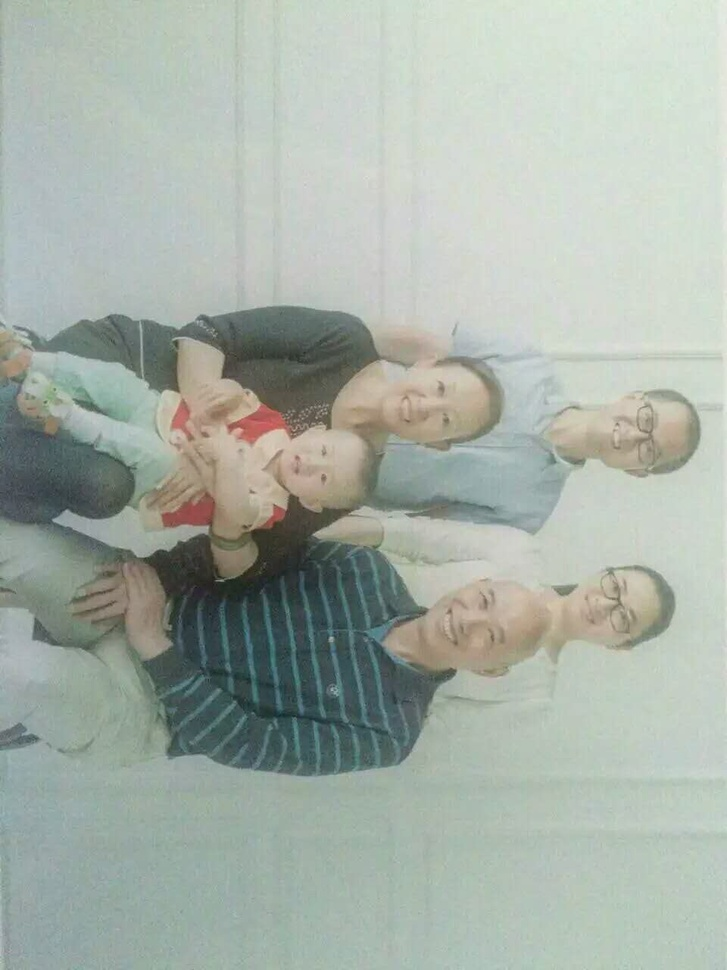
//> input picture img/imgs/1.jpg, 727 x 970 px, shrunk from 960 x 1280 before the run
$ ./main ../img/imgs/1.jpg   (built with g++ and OpenCV 4)
//> lines starting //> are read from the running program, lines starting //| are printed output that depends on the picture
#include "opencv2/highgui/highgui.hpp"
#include "opencv2/imgproc/imgproc.hpp"
#include <iostream>

using namespace cv;
using namespace std;

int main( int argc, const char** argv )
{
    Mat img = imread(argv[1], CV_LOAD_IMAGE_COLOR); //open and read the image
//> img is the input picture: 970 rows x 727 cols, CV_8UC3; mean B, G, R 167.7, 176.8, 167.2

    if (img.empty()) //if unsuccessful, exit the program
    {
        cout << "Image cannot be loaded..!!" << endl;
        return -1;
    }

    vector<Mat> channels;
    Mat img_hist_equalized;

    cvtColor(img, img_hist_equalized, CV_BGR2YCrCb); //change the color image from BGR to YCrCb format
//> img_hist_equalized: 970 rows x 727 cols, CV_8UC3; mean of channels 0, 1, 2 172.9, 123.9, 125.1

    split(img_hist_equalized,channels); //split the image into channels
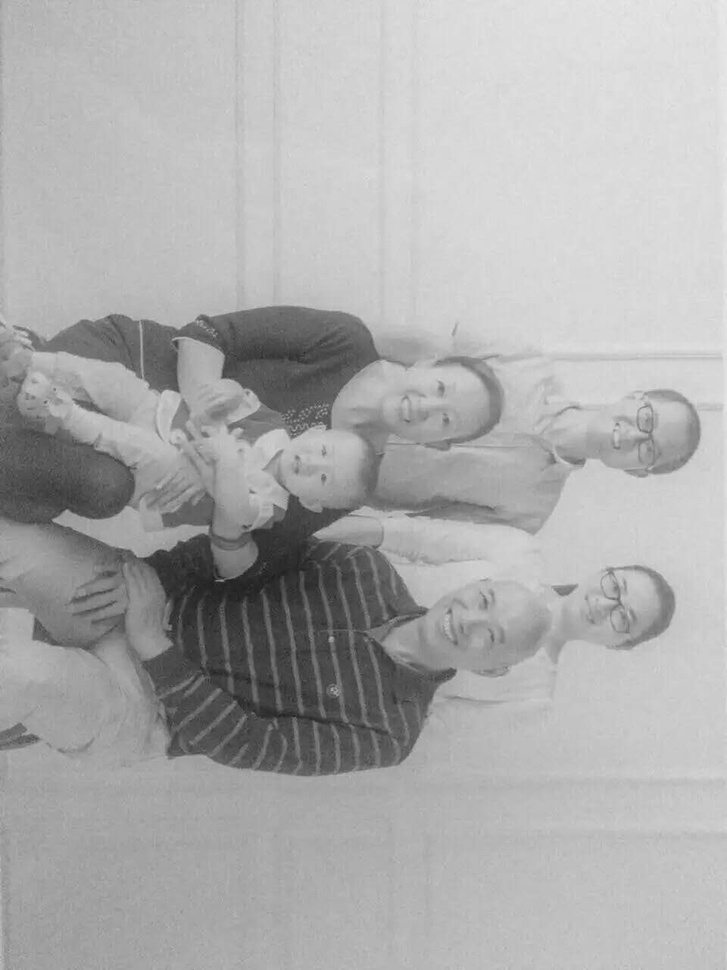
//> channels[0]: 970 rows x 727 cols, CV_8UC1; min 26, max 235, mean 172.9
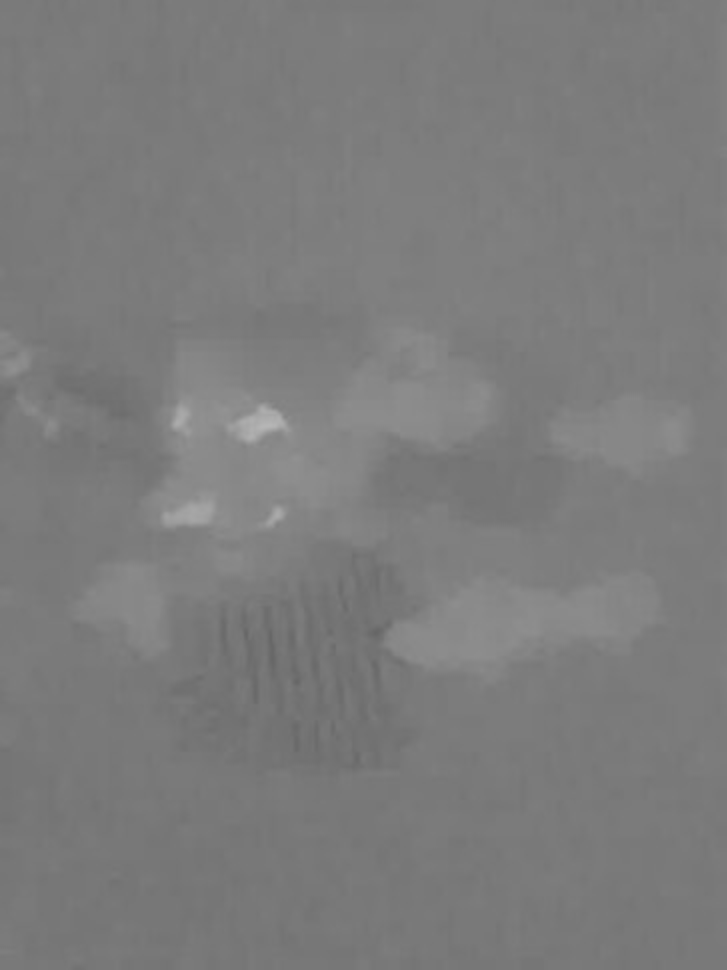
//> channels[1]: 970 rows x 727 cols, CV_8UC1; min 102, max 182, mean 123.9
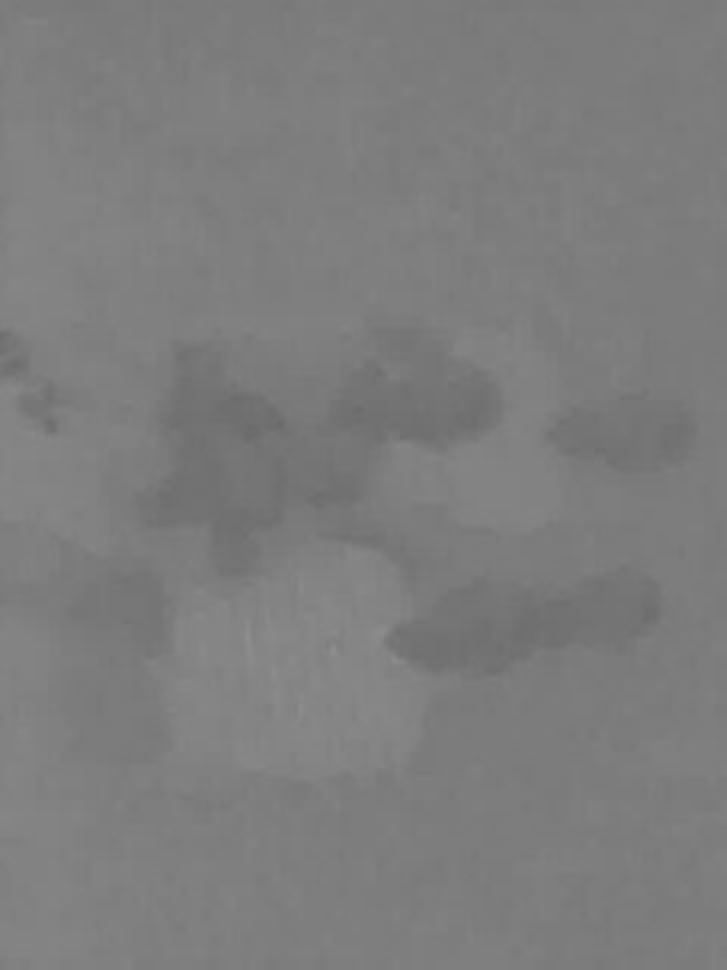
//> channels[2]: 970 rows x 727 cols, CV_8UC1; min 107, max 142, mean 125.1

    equalizeHist(channels[0], channels[0]); //equalize histogram on the 1st channel (Y)
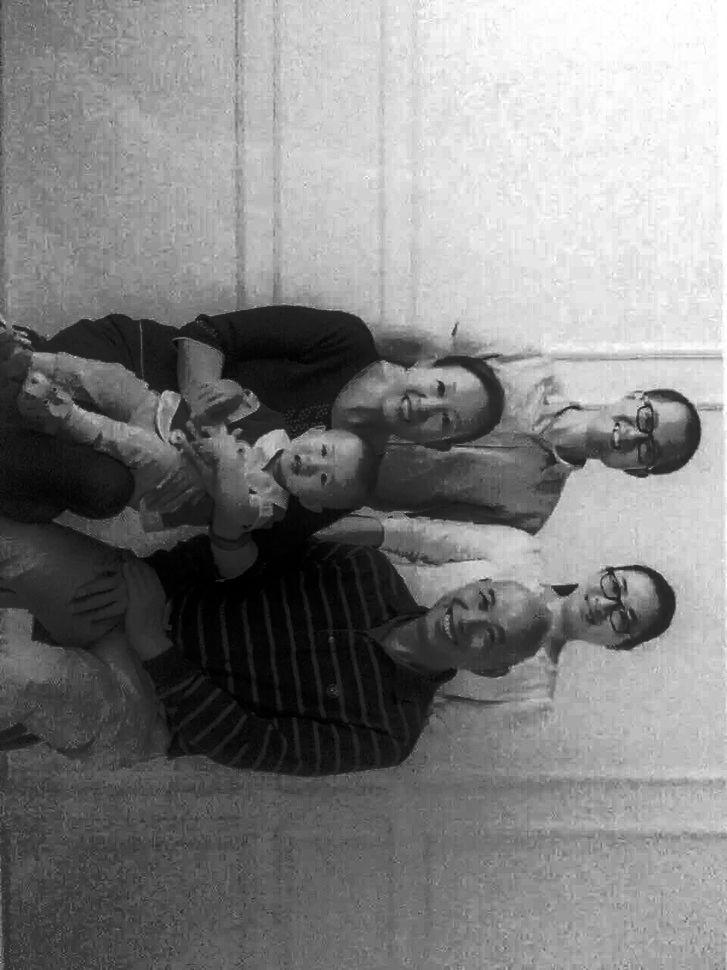
//> channels[0]: 970 rows x 727 cols, CV_8UC1; min 0, max 255, mean 128.8

    merge(channels,img_hist_equalized); //merge 3 channels including the modified 1st channel into one image
//> img_hist_equalized: 970 rows x 727 cols, CV_8UC3; mean of channels 0, 1, 2 128.8, 123.9, 125.1

    cvtColor(img_hist_equalized, img_hist_equalized, CV_YCrCb2BGR); //change the color image from YCrCb to BGR format (to display image properly)
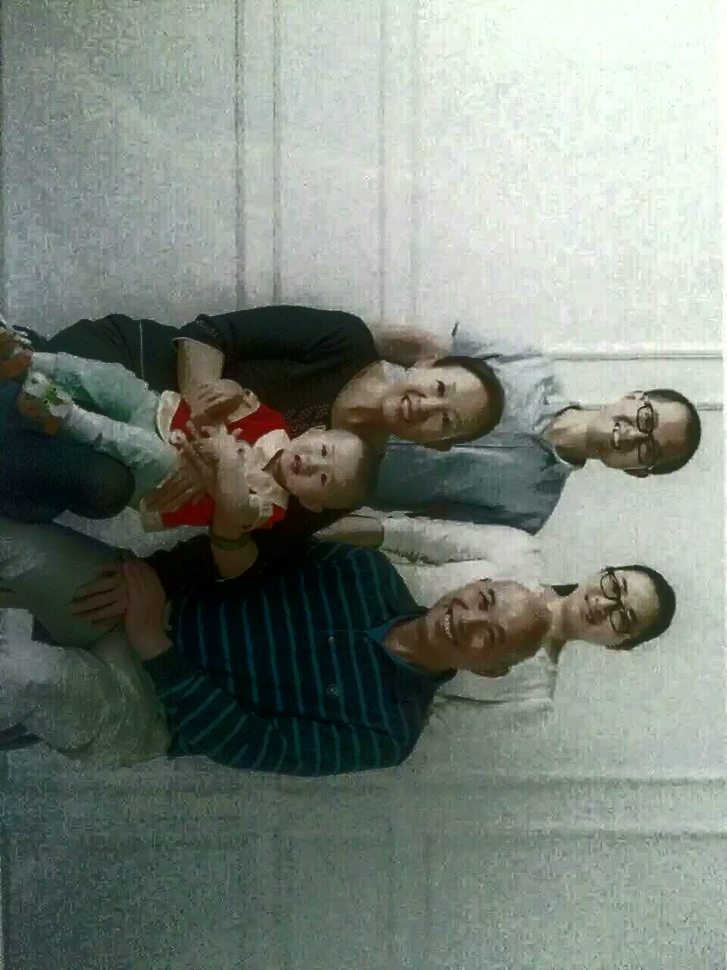
//> img_hist_equalized: 970 rows x 727 cols, CV_8UC3; mean B, G, R 123.6, 132.6, 123.3

    //create windows
    namedWindow("Original Image", CV_WINDOW_AUTOSIZE);
    namedWindow("Histogram Equalized", CV_WINDOW_AUTOSIZE);

    //show the image
    imshow("Original Image", img);
    imshow("Histogram Equalized", img_hist_equalized);

    waitKey(0); //wait for key press

    destroyAllWindows(); //destroy all open windows

    std::vector<int> params;
    params.push_back(CV_IMWRITE_JPEG_QUALITY);
    params.push_back(95);
    cv::imwrite("3.jpg", img_hist_equalized);


    return 0;
}
